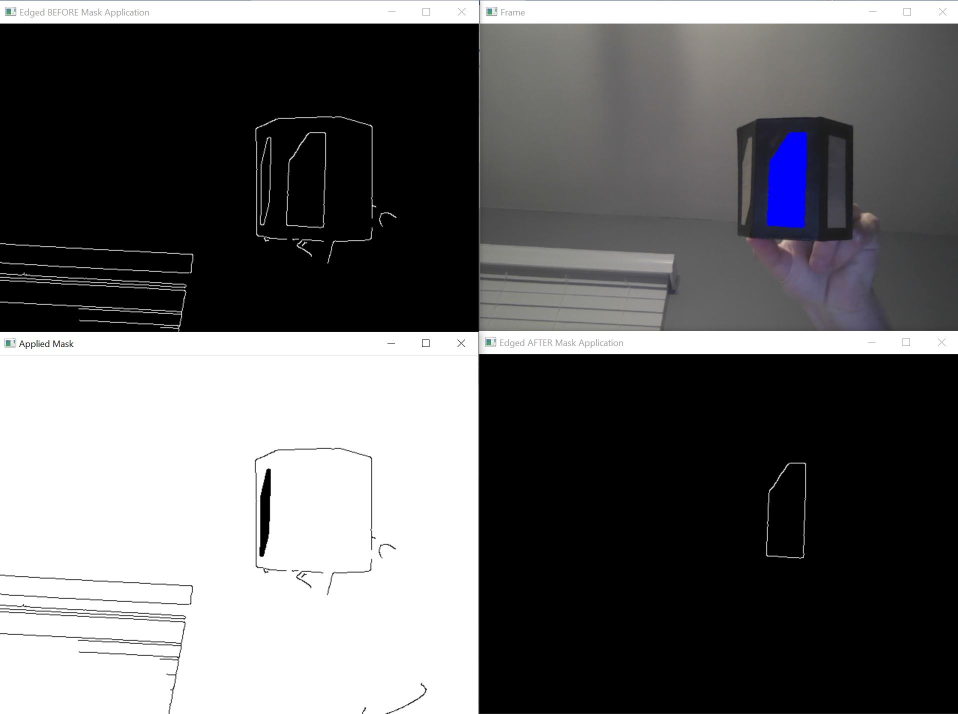
#> input picture images/MFDO_face_found.JPG, 1916 x 1428 px, given in place of the camera (shown at 1/2 size)
$ python usb_camera_test.py   (older library calls are emulated)
#> lines starting #> are read from the running program, lines starting #| are printed output that depends on the picture; after the words box and inside, x2 and y2 are one past the last pixel; in counts of white or black regions, pixels touching at a corner belong together; long printed decimals are rounded
'''
Senior Design, Group MEM 23 Initial Testing Scripts
Group: L. Heisler, J. Bunch, C. Silvia, R. Zegarski, J. Heinzman
'''

__author__ = "Liam Heisler, MEM 23"
__version__ = "x.x"
__status__ = "Development"

# Computer vision imports
import cv2
#from picamera import PiCamera
#from picamera.array import PiRGBArray

# Utility Imports
import imutils, time
from imutils import perspective
from imutils import contours
from scipy.spatial import distance as dist # used in imutils

import numpy as np, math
from time import sleep

def define_cameras(usb=False, piCam=False):

    # define the USB camera
    if usb:
        cam = cv2.VideoCapture(0)
    if piCam:
        cam = PiCamera()
        cam.resolution = (2592, 1944)
        cam.framerate = 15
    return cam

def img_capture():


    usbCam = True
    piCam = False

    cam = define_cameras(usbCam,piCam)

    if usbCam:
        ret, frame = cam.read()
#> frame is the input picture: shape (1428, 1916, 3); mean B, G, R 101.9, 100.6, 100.9
        if not ret:
            print("Image failed to read!")

        cv2.imshow("Single Image Capture - Captured on exec!", frame)

        img_name = "opencv_frame_singleCap.png"
        cv2.imwrite(img_name, frame)
        print("{} written!".format(img_name))

        cam.release()
        cv2.destroyAllWindows()

        return frame
    else:
        frame = pi_cam_capture(cam)
        return frame

# [44 lines left out: functions multi_img_capture, pi_cam_capture, not called in this run]

def find_mfdo(img):
    # Grab a test image
    #img = single_img_capture()

    # Set it to gray and smooth it via Gaussian (reduce noise)
    gray = cv2.cvtColor(img, cv2.COLOR_BGR2GRAY)
    gray = cv2.GaussianBlur(gray, (7, 7), 0)

    # Perform Canny edge detection
    edged = cv2.Canny(gray, 50, 100)
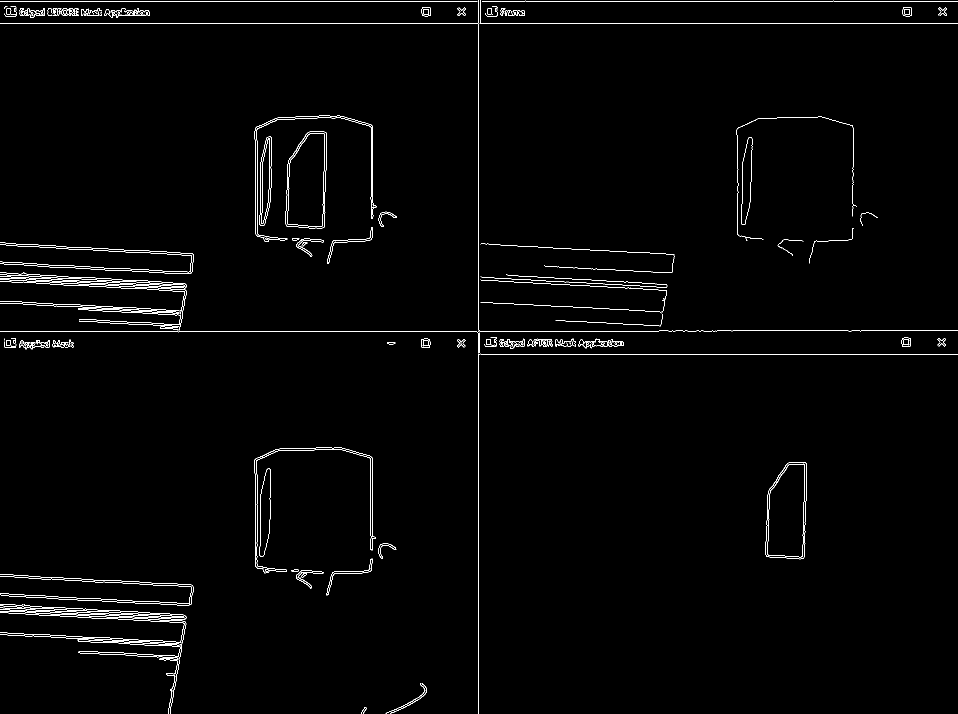
#> edged: shape (1428, 1916) (shown at 1/2 size); 1.3% white in thin lines or dots

    # Neccessary? Dilated and eroded to ensure gaps are closed
    edged = cv2.dilate(edged, None, iterations=1)
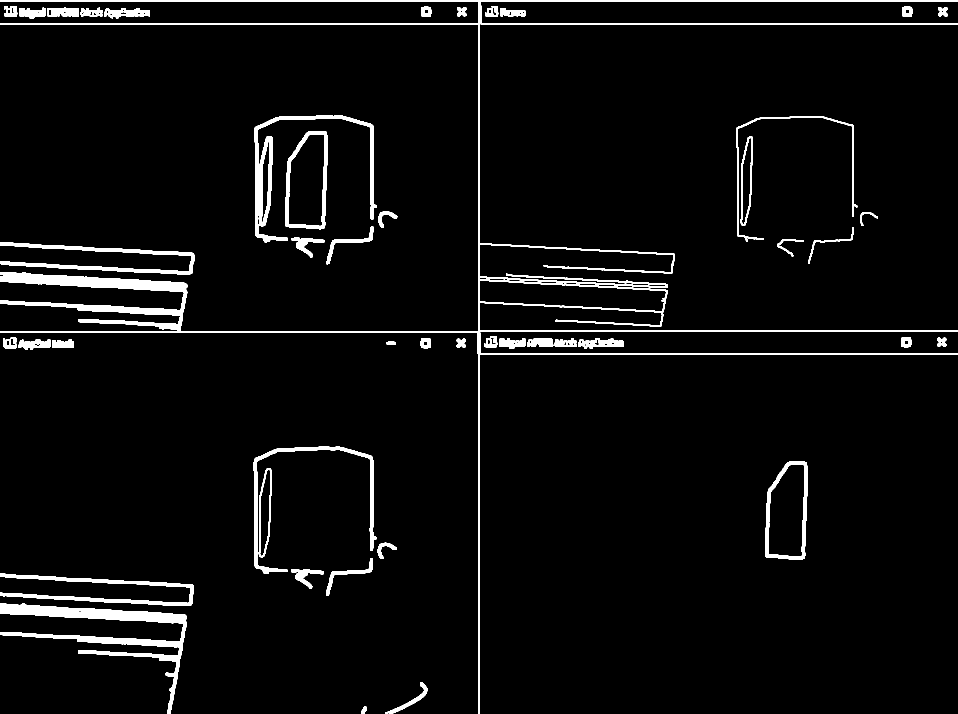
#> edged: shape (1428, 1916) (shown at 1/2 size); 4% white; 50 white regions, largest, box (x1, y1, x2, y2) and area: (0, 0, 1916, 1428) 37025, (0, 1207, 374, 1428) 13142, (0, 484, 389, 549) 5011
    edged = cv2.erode(edged, None, iterations=1)
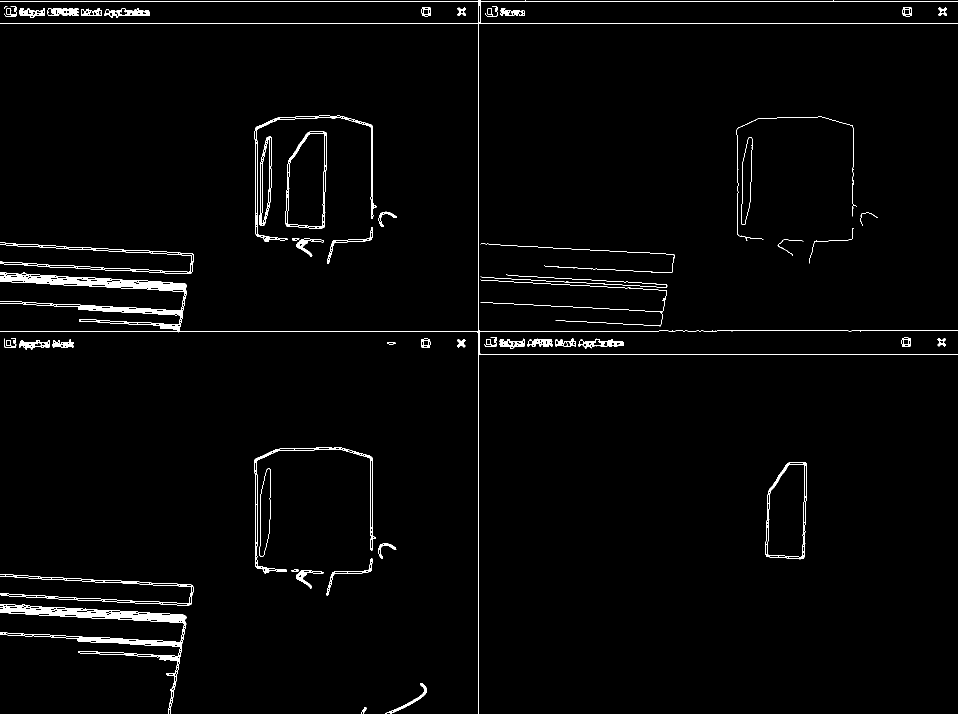
#> edged: shape (1428, 1916) (shown at 1/2 size); 1.9% white; 54 white regions (1 under 20 px)

    cv2.imshow("test",edged)
    cv2.imwrite("edged_img.png", edged)

    # Find the contours the map of edges
    cnts = cv2.findContours(edged.copy(), cv2.RETR_EXTERNAL,
                            cv2.CHAIN_APPROX_SIMPLE)
#> cnts = 54 contours, 3 with area under 20; largest, box (x1, y1, x2, y2) and area: (1531, 924, 1614, 1119) 13552, (571, 263, 654, 458) 13544, (0, 1208, 373, 1428) 10168, (0, 0, 1916, 1428) 9966, (518, 273, 544, 452) 3184
    cnts = imutils.grab_contours(cnts)
    c = max(cnts, key=cv2.contourArea)
#> c = contour of 96 points, box (x1, y1, x2, y2) (1531, 924, 1614, 1119), area 13552

    # compute the bounding box of the of the paper region and return it
    return cv2.minAreaRect(c)

def calc_distance(mfdo_marker):
    # known distance
    focal_length = 3.6 #mm
    #focal_length = 2571.43 #3.6mm focal length conv to px via 1.4um/px
    #focal_length = 714.29 #1mm focal length (lenovo laptop) conv to px via 1.4um/px (estimate!!)
    real_height = 44.45 #mm (4.75in square)
    img_height = 1944 #px, resolution set to 2592x1944px
    obj_height = mfdo_marker[1][1]
    sensor_height = 2.74 #mm, 3.76x2.74mm

    #return (known_width*focal_length)/mfdo_marker[1][1]
    return (focal_length*real_height*img_height)/(obj_height*sensor_height)

# Grab a test image
image = img_capture()

# Identify the MFDO in the image (WIP*)
mfdo_marker = find_mfdo(image)
#> mfdo_marker = ((1572.5, 1020), (194.2, 79.06), -88.19)

# Calculate distance to object
dist = calc_distance(mfdo_marker)
#> in calc_distance, `obj_height = mfdo_marker[1][1]`: obj_height = 79.06
#> dist = 1436.1
print("Marker height(px): " + str(mfdo_marker[1][1]))
#| Marker height(px): 79.055
print("Dist to obj (in): " + str(dist*0.0393701))
#| Dist to obj (in): 56.540

marker = mfdo_marker
#> marker = ((1572.5, 1020), (194.2, 79.06), -88.19)
box = cv2.cv.BoxPoints(marker) if imutils.is_cv2() else cv2.boxPoints(marker)
#> box = ((1609, 1118.3), (1530, 1115.8), (1536.1, 921.7), (1615.1, 924.2))
box = np.int0(box)
#> box = [[1608, 1118], [1529, 1115], [1536, 921], [1615, 924]]
cv2.drawContours(image, [box], -1, (0, 255, 0), 2)
cv2.putText(image, "%.2fin" % (dist*0.0393701),
            (image.shape[1] - 300, image.shape[0] - 20), cv2.FONT_HERSHEY_SIMPLEX,
            2.0, (0, 255, 0), 3)
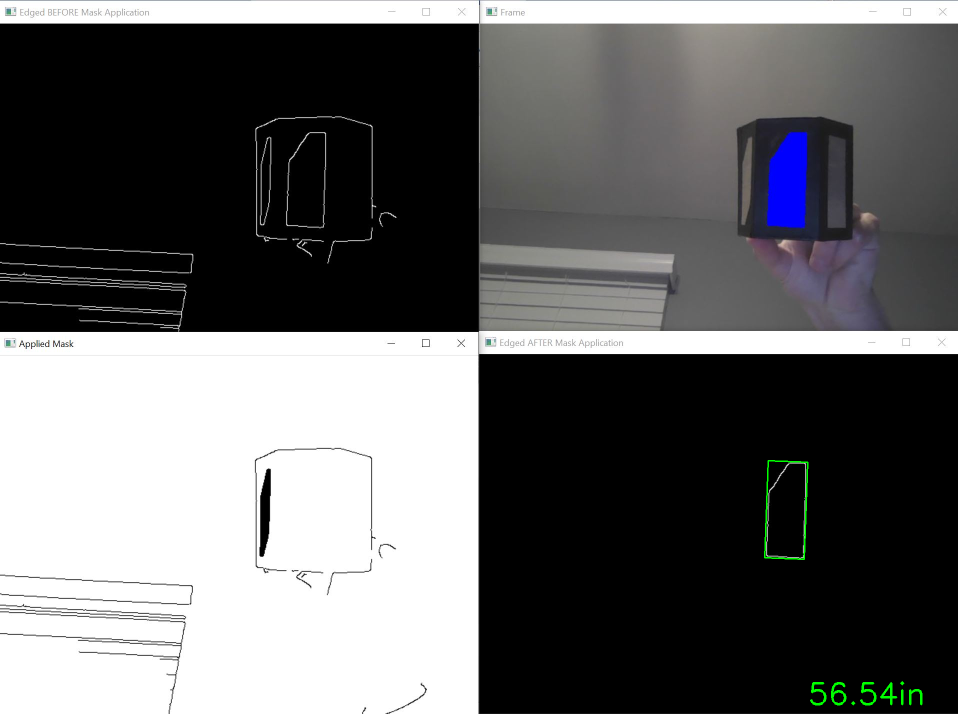
#> image: shape (1428, 1916, 3) (shown at 1/2 size); mean B, G, R 101.9, 101.1, 100.9
cv2.imshow("image", image)
#cv2.waitKey(0)


# Set it to gray and smooth it via Gaussian (reduce noise)
##gray = cv2.cvtColor(img, cv2.COLOR_BGR2GRAY)
##gray = cv2.GaussianBlur(gray, (7, 7), 0)
##
### Perform Canny edge detection
##edged = cv2.Canny(gray, 50, 100)
##
### Neccessary? Dilated and eroded to ensure gaps are closed
##edged = cv2.dilate(edged, None, iterations=1)
##edged = cv2.erode(edged, None, iterations=1)
##
### Find the contours the map of edges
##cnts = cv2.findContours(edged.copy(), cv2.RETR_EXTERNAL,
##	cv2.CHAIN_APPROX_SIMPLE)
##cnts = imutils.grab_contours(cnts)
##
##
##c = max(cnts, key=cv2.contourArea)

$ run again, on images/dual_image_edged_Frame.JPG
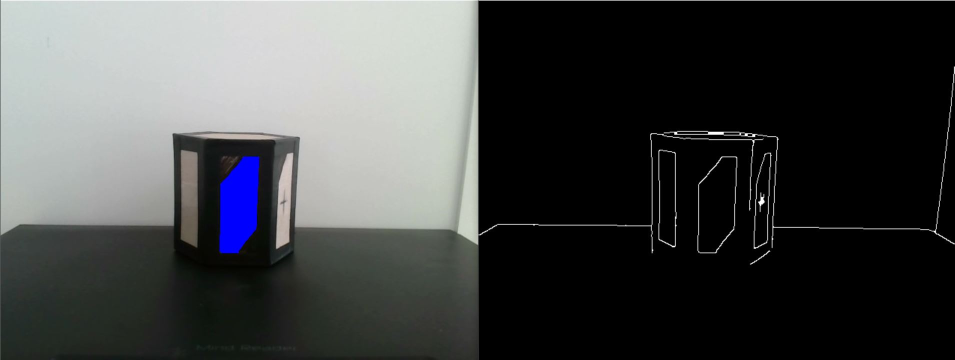
#> input picture images/dual_image_edged_Frame.JPG, 1909 x 719 px, given in place of the camera (shown at 1/2 size)
#> in img_capture, frame is the input picture: shape (719, 1909, 3); mean B, G, R 69.8, 69.6, 67.8
#> in find_mfdo, `edged = cv2.erode(edged, None, iterations=1)`:
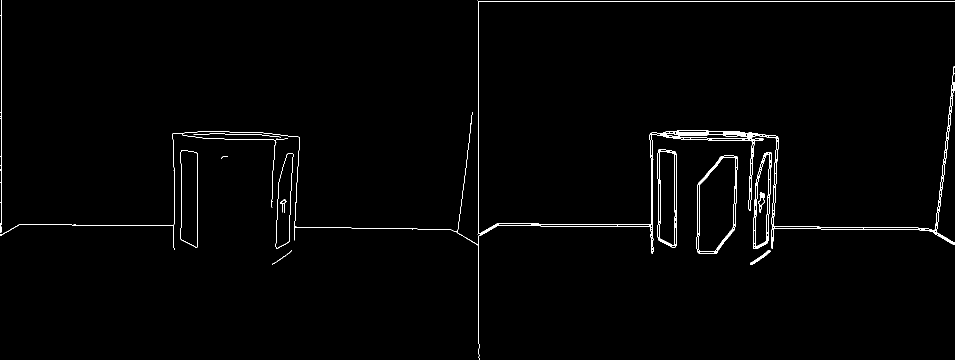
#> edged: shape (719, 1909) (shown at 1/2 size); 1.2% white; 16 white regions (3 under 20 px)
#> cnts = 14 contours, 5 with area under 20; largest, box (x1, y1, x2, y2) and area: (1393, 311, 1476, 508) 12668, (0, 2, 1909, 719) 9622, (1315, 298, 1354, 495) 6776, (361, 300, 396, 495) 6126, (1506, 304, 1544, 498) 5080
#> c = contour of 78 points, box (x1, y1, x2, y2) (1393, 311, 1476, 508), area 12668
#> mfdo_marker = ((1433, 409), (198.2, 78.72), -87.99)
#> obj_height = 78.72
#> dist = 1442.2
#| Marker height(px): 78.723
#| Dist to obj (in): 56.778
#> marker = ((1433, 409), (198.2, 78.72), -87.99)
#> `box = cv2.cv.BoxPoints(marker) if imutils.is_cv2() else cv2.boxPoints(..`: box = ((1468.8, 509.4), (1390.2, 506.7), (1397.1, 308.5), (1475.8, 311.3))
#> `box = np.int0(box)`: box = [[1468, 509], [1390, 506], [1397, 308], [1475, 311]]
#> `cv2.putText(image, "%.2fin" % (dist*0.0393701), (image.shape[1] - 300,..`:
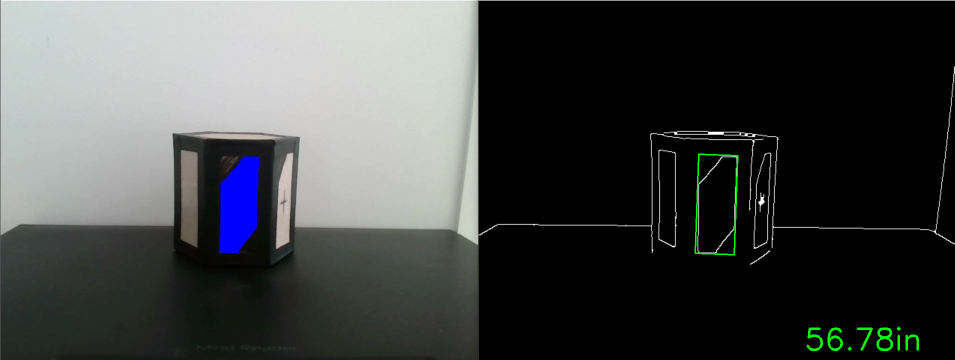
#> image: shape (719, 1909, 3) (shown at 1/2 size); mean B, G, R 69.8, 70.4, 67.7
